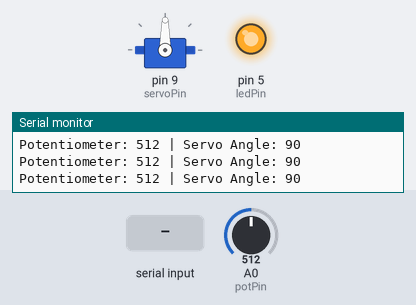
Bench run of a sketch on a simulated Arduino Uno, built with avr-gcc and run on an emulated ATmega328P. Shown: servo, output pins drawn as LEDs (lit = HIGH), the last lines printed to the serial monitor. Inputs (shaded band) come from the test bench; at power-on: A0 (potPin) = 512.

Above: at 1.2 s.
1.3 s: A0 (potPin) set to 561
At 2.5 s:
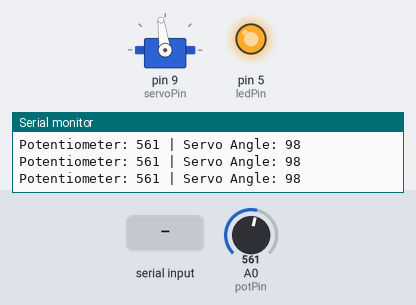
2.8 s: A0 (potPin) set to 587
At 3.5 s:
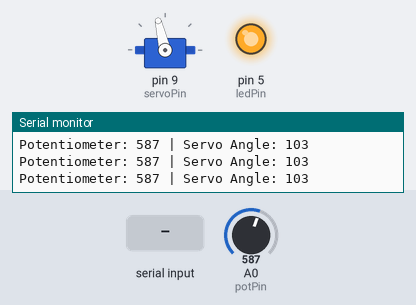
4.3 s: "q" received over Serial
At 4.7 s:
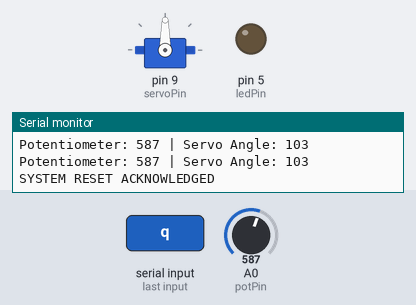
6.3 s: A0 (potPin) set to 306
At 7.2 s:
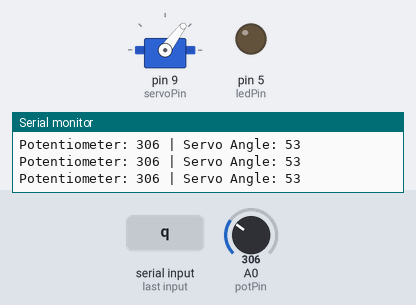
7.8 s: A0 (potPin) set to 987
At 8.6 s:
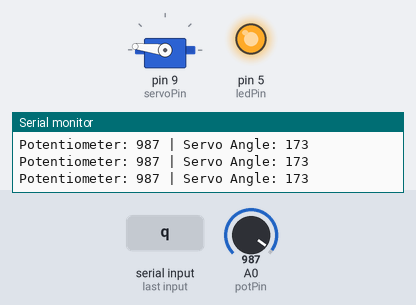
9.3 s: A0 (potPin) set to 1017
At 10.6 s:
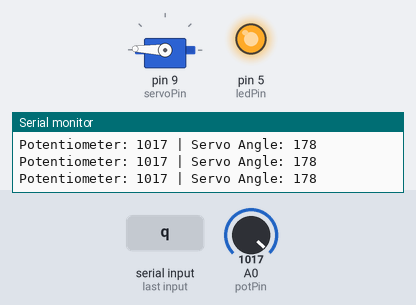
Timing chart, 0 to 12.3 s (numbered marks = the images above; inputs shaded):
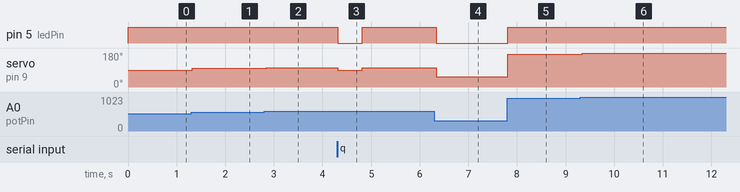

Measured:
- after the input at 1.3 s, servo on pin 9 (servoPin): 90° → 98° at once
- after the input at 2.8 s, servo on pin 9 (servoPin): 98° → 103° at once
- after the input at 4.3 s, pin 5 (ledPin): HIGH → LOW at once, → HIGH 0.50 s later; servo on pin 9 (servoPin): 103° → 90° at once, → 103° 0.50 s later
- after the input at 6.3 s, pin 5 (ledPin): HIGH → LOW at once; servo on pin 9 (servoPin): 103° → 53° at once
- after the input at 7.8 s, pin 5 (ledPin): LOW → HIGH at once; servo on pin 9 (servoPin): 53° → 173° at once
- after the input at 9.3 s, servo on pin 9 (servoPin): 173° → 178° at once

The sketch:

w3task2withledpotentiocorrection.ino
```cpp
#include <Servo.h>

Servo myservo;
const int potPin = A0;
const int servoPin = 9;
const int ledPin = 5;

void setup() {
  Serial.begin(9600);
  while (!Serial); // Wait for serial port to connect (safeguard for native USB boards)

  myservo.attach(servoPin);
  pinMode(ledPin, OUTPUT);
}

void loop() {
  // Check for commands from Python
  if (Serial.available() > 0) {
    char command = Serial.read();

    // If 'q' is received, perform a software "reset" of all variables and outputs
    if (command == 'q') {
      digitalWrite(ledPin, LOW);
      myservo.write(90); // Center servo to safe default

      // Clear out any leftover bytes in the serial buffer
      while (Serial.available() > 0) {
        Serial.read();
      }

      Serial.println("SYSTEM RESET ACKNOWLEDGED");
      delay(500); // Brief pause to let Python catch up
      return;     // Skip the rest of this loop iteration and start fresh
    }
  }

  // Read potentiometer value (0-1023)
  int potValue = analogRead(potPin);

  // Convert potentiometer value to servo angle (0-180)
  int servoPos = map(potValue, 0, 1023, 0, 180);

  // Move servo according to potentiometer
  myservo.write(servoPos);

  // Turn LED ON if potentiometer value > 511
  if (potValue > 511) {
    digitalWrite(ledPin, HIGH);
  } else {
    digitalWrite(ledPin, LOW);
  }

  // Send potentiometer value and servo angle to Python
  Serial.print("Potentiometer: ");
  Serial.print(potValue);
  Serial.print(" | Servo Angle: ");
  Serial.println(servoPos);

  delay(50);
}
```
